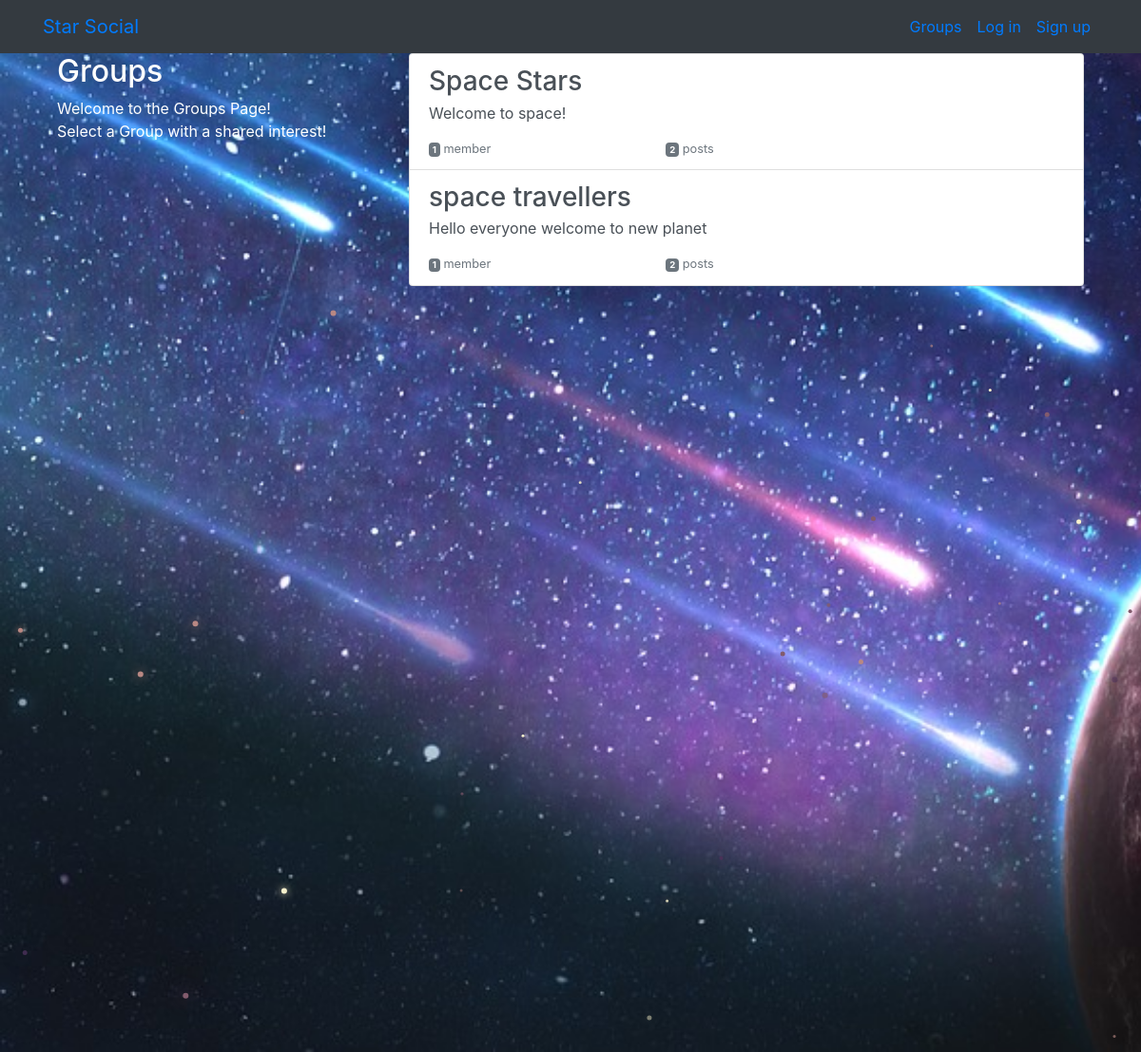
The app's page /groups/ with its own data.
### groups/models.py (models this page shows, shortened)
class Group(models.Model):
    name = models.CharField(max_length=255, unique=True)
    slug = models.SlugField(allow_unicode=True, unique=True)
    description = models.TextField(blank=True, default='')
    description_html = models.TextField(editable=False, default='', blank=True)
    members = models.ManyToManyField(User,through="GroupMember")
    class Meta:
        ordering = ["name"]

### groups/views.py (the view)
# urls.py: path('', views.ListGroups.as_view(), name="all"),
class ListGroups(generic.ListView):
    model = Group

### groups/templates/groups/group_list.html (shortened to what this page needs)
{% extends "groups/group_base.html" %}
{% block pregroup %}
<div class="col-md-4">
	<div class="content">
			<h2>Groups</h2>
			<p>Welcome to the Groups Page! <br>Select a Group with a shared interest!</p>
	</div>
</div>
{% endblock %}
{% block group_content %}
<div class="col-md-8">
	<div class="list-group">
		{% for group in object_list %}
		<a href="{% url 'groups:single' slug=group.slug %}"
		class="list-group-item list-group-item-action flex-column align-items-start">
			<h3 class="mb-1">{{ group.name }}</h3>
			<p class="mb-1">{{ group.description_html|safe }}</p>
			<div class="d-flex w-40 justify-content-between">
				<small class="text-muted"><span class="badge badge-secondary">
					{{ group.members.count }}</span> member{{ group.members.count|pluralize }}</small>
				<small class="text-muted"><span class="badge badge-secondary">
					{{ group.posts.count }}</span> post{{ group.posts.count|pluralize }}</small>
			</div>
		</a>
		{% endfor %}
	</div>
</div>
{% endblock %}

### static/simplesocial/css/master.css (style rules this page uses)
body { margin: 0; overflow: hidden; background-color: black; color:white; }

### records on screen
Group: name "Space Stars", description_html "Welcome to space!", members.count "1", posts.count "2"
Group: name "space travellers", description_html "Hello everyone welcome to new planet", members.count "1", posts.count "2"
